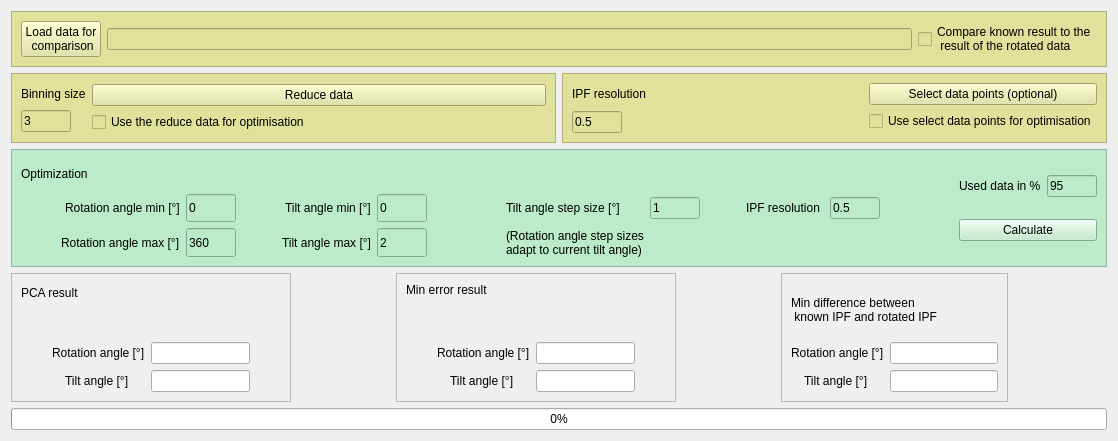
          <widget class="QWidget" name="tab_11">
           <attribute name="title">
            <string>Optimising</string>
           </attribute>
           <layout class="QVBoxLayout" name="verticalLayout_51">
            <item>
             <widget class="QFrame" name="frame_18">
              <property name="styleSheet">
               <string notr="true">background-color: rgb(224, 226, 156);</string>
              </property>
              <property name="frameShape">
               <enum>QFrame::StyledPanel</enum>
              </property>
              <property name="frameShadow">
               <enum>QFrame::Raised</enum>
              </property>
              <layout class="QHBoxLayout" name="horizontalLayout_51">
               <item>
                <widget class="QPushButton" name="optLoadDataButton">
                 <property name="text">
                  <string>Load data for 
 comparison</string>
                 </property>
                </widget>
               </item>
               <item>
                <widget class="QLineEdit" name="optLoadDataButtonLineEdit"/>
               </item>
               <item>
                <widget class="QCheckBox" name="optCompareDataCheckBox">
                 <property name="text">
                  <string>Compare known result to the
 result of the rotated data </string>
                 </property>
                </widget>
               </item>
              </layout>
             </widget>
            </item>
            <item>
             <layout class="QHBoxLayout" name="horizontalLayout_53">
              <item>
               <widget class="QFrame" name="frame_11">
                <property name="minimumSize">
                 <size>
                  <width>0</width>
                  <height>70</height>
                 </size>
                </property>
                <property name="styleSheet">
                 <string notr="true">background-color: rgb(224, 226, 156);

</string>
                </property>
                <property name="frameShape">
                 <enum>QFrame::StyledPanel</enum>
                </property>
                <property name="frameShadow">
                 <enum>QFrame::Raised</enum>
                </property>
                <layout class="QVBoxLayout" name="verticalLayout_39">
                 <item>
                  <layout class="QHBoxLayout" name="horizontalLayout_49">
                   <item>
                    <layout class="QVBoxLayout" name="verticalLayout_32">
                     <item>
                      <widget class="QLabel" name="label_41">
                       <property name="text">
                        <string>Binning size</string>
                       </property>
                      </widget>
                     </item>
                     <item>
                      <widget class="QLineEdit" name="optBinningSizeLineEdit">
                       <property name="maximumSize">
                        <size>
                         <width>50</width>
                         <height>16777215</height>
                        </size>
                       </property>
                       <property name="text">
                        <string>3</string>
                       </property>
                      </widget>
                     </item>
                    </layout>
                   </item>
                   <item>
                    <layout class="QVBoxLayout" name="verticalLayout_40">
                     <item>
                      <widget class="QPushButton" name="optReduceDataPushButton">
                       <property name="text">
                        <string>Reduce data</string>
                       </property>
                      </widget>
                     </item>
                     <item>
                      <widget class="QCheckBox" name="optReduceDataCheckBox">
                       <property name="text">
                        <string>Use the reduce data for optimisation</string>
                       </property>
                      </widget>
                     </item>
                    </layout>
                   </item>
                  </layout>
                 </item>
                </layout>
               </widget>
              </item>
              <item>
               <widget class="QFrame" name="frame_15">
                <property name="minimumSize">
                 <size>
                  <width>0</width>
                  <height>70</height>
                 </size>
                </property>
                <property name="styleSheet">
                 <string notr="true">background-color: rgb(224, 226, 156);</string>
                </property>
                <property name="frameShape">
                 <enum>QFrame::StyledPanel</enum>
                </property>
                <property name="frameShadow">
                 <enum>QFrame::Raised</enum>
                </property>
                <layout class="QHBoxLayout" name="horizontalLayout_56">
                 <item>
                  <layout class="QHBoxLayout" name="horizontalLayout_55">
                   <item>
                    <layout class="QHBoxLayout" name="horizontalLayout_54">
                     <item>
                      <layout class="QVBoxLayout" name="verticalLayout_38">
                       <item>
                        <widget class="QLabel" name="label_50">
                         <property name="text">
                          <string>IPF resolution </string>
                         </property>
                        </widget>
                       </item>
                       <item>
                        <widget class="QLineEdit" name="optiResolutionIPFLineEdit_2">
                         <property name="maximumSize">
                          <size>
                           <width>50</width>
                           <height>16777215</height>
                          </size>
                         </property>
                         <property name="text">
                          <string>0.5</string>
                         </property>
                        </widget>
                       </item>
                      </layout>
                     </item>
                    </layout>
                   </item>
                   <item>
                    <spacer name="horizontalSpacer_52">
                     <property name="orientation">
                      <enum>Qt::Horizontal</enum>
                     </property>
                     <property name="sizeHint" stdset="0">
                      <size>
                       <width>40</width>
                       <height>20</height>
                      </size>
                     </property>
                    </spacer>
                   </item>
                   <item>
                    <layout class="QVBoxLayout" name="verticalLayout_42">
                     <item>
                      <widget class="QPushButton" name="optSelectDataPointspushButton">
                       <property name="styleSheet">
                        <string notr="true">background-color: rgb(224, 226, 156);</string>
                       </property>
                       <property name="text">
                        <string>Select data points (optional)</string>
                       </property>
                      </widget>
                     </item>
                     <item>
                      <widget class="QCheckBox" name="optSelectedDataCheckBox">
                       <property name="styleSheet">
                        <string notr="true">background-color: rgb(224, 226, 156);</string>
                       </property>
                       <property name="text">
                        <string>Use select data points for optimisation</string>
                       </property>
                      </widget>
                     </item>
                    </layout>
                   </item>
                  </layout>
                 </item>
                </layout>
               </widget>
              </item>
             </layout>
            </item>
            <item>
             <widget class="QFrame" name="frame_12">
              <property name="minimumSize">
               <size>
                <width>0</width>
                <height>90</height>
               </size>
              </property>
              <property name="maximumSize">
               <size>
                <width>16777215</width>
                <height>99999</height>
               </size>
              </property>
              <property name="styleSheet">
               <string notr="true">background-color: rgb(187, 235, 201);</string>
              </property>
              <property name="frameShape">
               <enum>QFrame::StyledPanel</enum>
              </property>
              <property name="frameShadow">
               <enum>QFrame::Raised</enum>
              </property>
              <layout class="QHBoxLayout" name="horizontalLayout_48">
               <item>
                <layout class="QVBoxLayout" name="verticalLayout_37">
                 <item>
                  <layout class="QHBoxLayout" name="horizontalLayout_42">
                   <item>
                    <widget class="QLabel" name="label_43">
                     <property name="text">
                      <string>Optimization</string>
                     </property>
                    </widget>
                   </item>
                   <item>
                    <spacer name="horizontalSpacer_38">
                     <property name="orientation">
                      <enum>Qt::Horizontal</enum>
                     </property>
                     <property name="sizeHint" stdset="0">
                      <size>
                       <width>40</width>
                       <height>20</height>
                      </size>
                     </property>
                    </spacer>
                   </item>
                  </layout>
                 </item>
                 <item>
                  <layout class="QHBoxLayout" name="horizontalLayout_43">
                   <item>
                    <spacer name="horizontalSpacer_39">
                     <property name="orientation">
                      <enum>Qt::Horizontal</enum>
                     </property>
                     <property name="sizeHint" stdset="0">
                      <size>
                       <width>40</width>
                       <height>20</height>
                      </size>
                     </property>
                    </spacer>
                   </item>
                   <item>
                    <widget class="QLabel" name="label_44">
                     <property name="styleSheet">
                      <string notr="true">background-color: rgb(187, 235, 201);</string>
                     </property>
                     <property name="text">
                      <string>Rotation angle min [°]</string>
                     </property>
                    </widget>
                   </item>
                   <item>
                    <widget class="QLineEdit" name="optiRotAngleMinLineEdit">
                     <property name="maximumSize">
                      <size>
                       <width>50</width>
                       <height>31</height>
                      </size>
                     </property>
                     <property name="styleSheet">
                      <string notr="true">background-color: rgb(187, 235, 201);</string>
                     </property>
                     <property name="text">
                      <string>0</string>
                     </property>
                    </widget>
                   </item>
                   <item>
                    <spacer name="horizontalSpacer_41">
                     <property name="orientation">
                      <enum>Qt::Horizontal</enum>
                     </property>
                     <property name="sizeHint" stdset="0">
                      <size>
                       <width>40</width>
                       <height>20</height>
                      </size>
                     </property>
                    </spacer>
                   </item>
                   <item>
                    <widget class="QLabel" name="label_46">
                     <property name="text">
                      <string>Tilt angle min [°]</string>
                     </property>
                    </widget>
                   </item>
                   <item>
                    <widget class="QLineEdit" name="optiTiltAngleMinLineEdit">
                     <property name="maximumSize">
                      <size>
                       <width>50</width>
                       <height>31</height>
                      </size>
                     </property>
                     <property name="styleSheet">
                      <string notr="true">background-color: rgb(187, 235, 201);</string>
                     </property>
                     <property name="text">
                      <string>0</string>
                     </property>
                    </widget>
                   </item>
                  </layout>
                 </item>
                 <item>
                  <layout class="QHBoxLayout" name="horizontalLayout_44">
                   <item>
                    <spacer name="horizontalSpacer_40">
                     <property name="orientation">
                      <enum>Qt::Horizontal</enum>
                     </property>
                     <property name="sizeHint" stdset="0">
                      <size>
                       <width>40</width>
                       <height>20</height>
                      </size>
                     </property>
                    </spacer>
                   </item>
                   <item>
                    <widget class="QLabel" name="label_45">
                     <property name="text">
                      <string>Rotation angle max [°]</string>
                     </property>
                    </widget>
                   </item>
                   <item>
                    <widget class="QLineEdit" name="optiRotAngleMaxLineEdit">
                     <property name="maximumSize">
                      <size>
                       <width>50</width>
                       <height>31</height>
                      </size>
                     </property>
                     <property name="text">
                      <string>360</string>
                     </property>
                    </widget>
                   </item>
                   <item>
                    <spacer name="horizontalSpacer_42">
                     <property name="orientation">
                      <enum>Qt::Horizontal</enum>
                     </property>
                     <property name="sizeHint" stdset="0">
                      <size>
                       <width>40</width>
                       <height>20</height>
                      </size>
                     </property>
                    </spacer>
                   </item>
                   <item>
                    <widget class="QLabel" name="label_47">
                     <property name="text">
                      <string>Tilt angle max [°]</string>
                     </property>
                    </widget>
                   </item>
                   <item>
                    <widget class="QLineEdit" name="optiTiltAngleMaxLineEdit">
                     <property name="maximumSize">
                      <size>
                       <width>50</width>
                       <height>31</height>
                      </size>
                     </property>
                     <property name="text">
                      <string>2</string>
                     </property>
                    </widget>
                   </item>
                  </layout>
                 </item>
                </layout>
               </item>
               <item>
                <spacer name="horizontalSpacer_51">
                 <property name="orientation">
                  <enum>Qt::Horizontal</enum>
                 </property>
                 <property name="sizeHint" stdset="0">
                  <size>
                   <width>73</width>
                   <height>20</height>
                  </size>
                 </property>
                </spacer>
               </item>
               <item>
                <layout class="QVBoxLayout" name="verticalLayout_35">
                 <item>
                  <layout class="QHBoxLayout" name="horizontalLayout_45">
                   <item>
                    <widget class="QLabel" name="label_48">
                     <property name="sizePolicy">
                      <sizepolicy hsizetype="Preferred" vsizetype="Minimum">
                       <horstretch>0</horstretch>
                       <verstretch>0</verstretch>
                      </sizepolicy>
                     </property>
                     <property name="text">
                      <string>


Tilt angle step size [°]

(Rotation angle step sizes 
adapt to current tilt angle)</string>
                     </property>
                     <property name="textFormat">
                      <enum>Qt::AutoText</enum>
                     </property>
                    </widget>
                   </item>
                   <item>
                    <widget class="QLineEdit" name="optiStepSizeLineEdit">
                     <property name="maximumSize">
                      <size>
                       <width>50</width>
                       <height>16777215</height>
                      </size>
                     </property>
                     <property name="text">
                      <string>1</string>
                     </property>
                    </widget>
                   </item>
                   <item>
                    <spacer name="horizontalSpacer_43">
                     <property name="orientation">
                      <enum>Qt::Horizontal</enum>
                     </property>
                     <property name="sizeHint" stdset="0">
                      <size>
                       <width>40</width>
                       <height>20</height>
                      </size>
                     </property>
                    </spacer>
                   </item>
                   <item>
                    <widget class="QLabel" name="label_42">
                     <property name="text">
                      <string>IPF resolution </string>
                     </property>
                    </widget>
                   </item>
                   <item>
                    <widget class="QLineEdit" name="optiResolutionIPFLineEdit">
                     <property name="maximumSize">
                      <size>
                       <width>50</width>
                       <height>16777215</height>
                      </size>
                     </property>
                     <property name="text">
                      <string>0.5</string>
                     </property>
                    </widget>
                   </item>
                  </layout>
                 </item>
                </layout>
               </item>
               <item>
                <spacer name="horizontalSpacer_50">
                 <property name="orientation">
                  <enum>Qt::Horizontal</enum>
                 </property>
                 <property name="sizeHint" stdset="0">
                  <size>
                   <width>73</width>
                   <height>20</height>
                  </size>
                 </property>
                </spacer>
               </item>
               <item>
                <layout class="QVBoxLayout" name="verticalLayout_36">
                 <item>
                  <layout class="QHBoxLayout" name="horizontalLayout_46">
                   <item>
                    <widget class="QLabel" name="label_49">
                     <property name="text">
                      <string>Used data in %</string>
                     </property>
                    </widget>
                   </item>
                   <item>
                    <widget class="QLineEdit" name="optUseDataEditLine">
                     <property name="maximumSize">
                      <size>
                       <width>50</width>
                       <height>16777215</height>
                      </size>
                     </property>
                     <property name="text">
                      <string>95</string>
                     </property>
                    </widget>
                   </item>
                  </layout>
                 </item>
                 <item>
                  <widget class="QPushButton" name="optCalculateButton">
                   <property name="text">
                    <string>Calculate</string>
                   </property>
                  </widget>
                 </item>
                </layout>
               </item>
              </layout>
             </widget>
            </item>
            <item>
             <layout class="QHBoxLayout" name="horizontalLayout_61">
              <item>
               <widget class="QFrame" name="frame_13">
                <property name="minimumSize">
                 <size>
                  <width>0</width>
                  <height>60</height>
                 </size>
                </property>
                <property name="maximumSize">
                 <size>
                  <width>280</width>
                  <height>16777215</height>
                 </size>
                </property>
                <property name="frameShape">
                 <enum>QFrame::StyledPanel</enum>
                </property>
                <property name="frameShadow">
                 <enum>QFrame::Raised</enum>
                </property>
                <layout class="QVBoxLayout" name="verticalLayout_33">
                 <item>
                  <layout class="QHBoxLayout" name="horizontalLayout_38">
                   <item>
                    <widget class="QLabel" name="label_55">
                     <property name="text">
                      <string>PCA result</string>
                     </property>
                    </widget>
                   </item>
                   <item>
                    <spacer name="horizontalSpacer_31">
                     <property name="orientation">
                      <enum>Qt::Horizontal</enum>
                     </property>
                     <property name="sizeHint" stdset="0">
                      <size>
                       <width>40</width>
                       <height>20</height>
                      </size>
                     </property>
                    </spacer>
                   </item>
                  </layout>
                 </item>
                 <item>
                  <spacer name="verticalSpacer_19">
                   <property name="orientation">
                    <enum>Qt::Vertical</enum>
                   </property>
                   <property name="sizeHint" stdset="0">
                    <size>
                     <width>20</width>
                     <height>33</height>
                    </size>
                   </property>
                  </spacer>
                 </item>
                 <item>
                  <layout class="QHBoxLayout" name="horizontalLayout_37">
                   <item>
                    <spacer name="horizontalSpacer_29">
                     <property name="orientation">
                      <enum>Qt::Horizontal</enum>
                     </property>
                     <property name="sizeHint" stdset="0">
                      <size>
                       <width>40</width>
                       <height>20</height>
                      </size>
                     </property>
                    </spacer>
                   </item>
                   <item>
                    <widget class="QLabel" name="label_51">
                     <property name="text">
                      <string>Rotation angle [°]</string>
                     </property>
                    </widget>
                   </item>
                   <item>
                    <widget class="QLineEdit" name="optPCArotLineEdit"/>
                   </item>
                   <item>
                    <spacer name="horizontalSpacer_30">
                     <property name="orientation">
                      <enum>Qt::Horizontal</enum>
                     </property>
                     <property name="sizeHint" stdset="0">
                      <size>
                       <width>40</width>
                       <height>20</height>
                      </size>
                     </property>
                    </spacer>
                   </item>
                  </layout>
                 </item>
                 <item>
                  <layout class="QHBoxLayout" name="horizontalLayout_39">
                   <item>
                    <spacer name="horizontalSpacer_32">
                     <property name="orientation">
                      <enum>Qt::Horizontal</enum>
                     </property>
                     <property name="sizeHint" stdset="0">
                      <size>
                       <width>40</width>
                       <height>20</height>
                      </size>
                     </property>
                    </spacer>
                   </item>
                   <item>
                    <widget class="QLabel" name="label_52">
                     <property name="text">
                      <string>    Tilt angle [°]     </string>
                     </property>
                    </widget>
                   </item>
                   <item>
                    <widget class="QLineEdit" name="optPCAtiltLineEdit"/>
                   </item>
                   <item>
                    <spacer name="horizontalSpacer_33">
                     <property name="orientation">
                      <enum>Qt::Horizontal</enum>
                     </property>
                     <property name="sizeHint" stdset="0">
                      <size>
                       <width>40</width>
                       <height>20</height>
                      </size>
                     </property>
                    </spacer>
                   </item>
                  </layout>
                 </item>
                </layout>
               </widget>
              </item>
              <item>
               <spacer name="horizontalSpacer_44">
                <property name="orientation">
                 <enum>Qt::Horizontal</enum>
                </property>
                <property name="sizeHint" stdset="0">
                 <size>
                  <width>40</width>
                  <height>20</height>
                 </size>
                </property>
               </spacer>
              </item>
              <item>
               <widget class="QFrame" name="frame_14">
                <property name="minimumSize">
                 <size>
                  <width>0</width>
                  <height>60</height>
                 </size>
                </property>
                <property name="maximumSize">
                 <size>
                  <width>280</width>
                  <height>16777215</height>
                 </size>
                </property>
                <property name="frameShape">
                 <enum>QFrame::StyledPanel</enum>
                </property>
                <property name="frameShadow">
                 <enum>QFrame::Raised</enum>
                </property>
                <layout class="QVBoxLayout" name="verticalLayout_34">
                 <item>
                  <widget class="QLabel" name="label_56">
                   <property name="text">
                    <string>Min error result</string>
                   </property>
                  </widget>
                 </item>
                 <item>
                  <spacer name="verticalSpacer_21">
                   <property name="orientation">
                    <enum>Qt::Vertical</enum>
                   </property>
                   <property name="sizeHint" stdset="0">
                    <size>
                     <width>20</width>
                     <height>34</height>
                    </size>
                   </property>
                  </spacer>
                 </item>
                 <item>
                  <layout class="QHBoxLayout" name="horizontalLayout_41">
                   <item>
                    <spacer name="horizontalSpacer_34">
                     <property name="orientation">
                      <enum>Qt::Horizontal</enum>
                     </property>
                     <property name="sizeHint" stdset="0">
                      <size>
                       <width>40</width>
                       <height>20</height>
                      </size>
                     </property>
                    </spacer>
                   </item>
                   <item>
                    <widget class="QLabel" name="label_53">
                     <property name="text">
                      <string>Rotation angle [°]</string>
                     </property>
                    </widget>
                   </item>
                   <item>
                    <widget class="QLineEdit" name="optMinRotLineEdit"/>
                   </item>
                   <item>
                    <spacer name="horizontalSpacer_35">
                     <property name="orientation">
                      <enum>Qt::Horizontal</enum>
                     </property>
                     <property name="sizeHint" stdset="0">
                      <size>
                       <width>40</width>
                       <height>20</height>
                      </size>
                     </property>
                    </spacer>
                   </item>
                  </layout>
                 </item>
                 <item>
                  <layout class="QHBoxLayout" name="horizontalLayout_40">
                   <item>
                    <spacer name="horizontalSpacer_36">
                     <property name="orientation">
                      <enum>Qt::Horizontal</enum>
                     </property>
                     <property name="sizeHint" stdset="0">
                      <size>
                       <width>40</width>
                       <height>20</height>
                      </size>
                     </property>
                    </spacer>
                   </item>
                   <item>
                    <widget class="QLabel" name="label_54">
                     <property name="text">
                      <string>    Tilt angle [°]     </string>
                     </property>
                    </widget>
                   </item>
                   <item>
                    <widget class="QLineEdit" name="optMinTiltLineEdit"/>
                   </item>
                   <item>
                    <spacer name="horizontalSpacer_37">
                     <property name="orientation">
                      <enum>Qt::Horizontal</enum>
                     </property>
                     <property name="sizeHint" stdset="0">
                      <size>
                       <width>40</width>
                       <height>20</height>
                      </size>
                     </property>
                    </spacer>
                   </item>
                  </layout>
                 </item>
                </layout>
               </widget>
              </item>
              <item>
               <spacer name="horizontalSpacer_46">
                <property name="orientation">
                 <enum>Qt::Horizontal</enum>
                </property>
                <property name="sizeHint" stdset="0">
                 <size>
                  <width>40</width>
                  <height>20</height>
                 </size>
                </property>
               </spacer>
              </item>
              <item>
               <widget class="QFrame" name="frame_19">
                <property name="maximumSize">
                 <size>
                  <width>280</width>
                  <height>16777215</height>
                 </size>
                </property>
                <property name="frameShape">
                 <enum>QFrame::StyledPanel</enum>
                </property>
                <property name="frameShadow">
                 <enum>QFrame::Raised</enum>
                </property>
                <layout class="QVBoxLayout" name="verticalLayout_50">
                 <item>
                  <widget class="QLabel" name="label_40">
                   <property name="text">
                    <string>Min difference between 
 known IPF and rotated IPF</string>
                   </property>
                  </widget>
                 </item>
                 <item>
                  <layout class="QHBoxLayout" name="horizontalLayout_60">
                   <item>
                    <widget class="QLabel" name="label_57">
                     <property name="text">
                      <string>Rotation angle [°]</string>
                     </property>
                    </widget>
                   </item>
                   <item>
                    <widget class="QLineEdit" name="optComRotLineEdit"/>
                   </item>
                  </layout>
                 </item>
                 <item>
                  <layout class="QHBoxLayout" name="horizontalLayout_52">
                   <item>
                    <widget class="QLabel" name="label_62">
                     <property name="text">
                      <string>    Tilt angle [°]     </string>
                     </property>
                    </widget>
                   </item>
                   <item>
                    <widget class="QLineEdit" name="optComTiltLineEdit"/>
                   </item>
                  </layout>
                 </item>
                </layout>
               </widget>
              </item>
              <item>
               <spacer name="horizontalSpacer_47">
                <property name="orientation">
                 <enum>Qt::Horizontal</enum>
                </property>
                <property name="sizeHint" stdset="0">
                 <size>
                  <width>40</width>
                  <height>20</height>
                 </size>
                </property>
               </spacer>
              </item>
             </layout>
            </item>
            <item>
             <widget class="QProgressBar" name="optimizeProgressBar">
              <property name="minimumSize">
               <size>
                <width>0</width>
                <height>15</height>
               </size>
              </property>
              <property name="value">
               <number>0</number>
              </property>
             </widget>
            </item>
           </layout>
          </widget>
